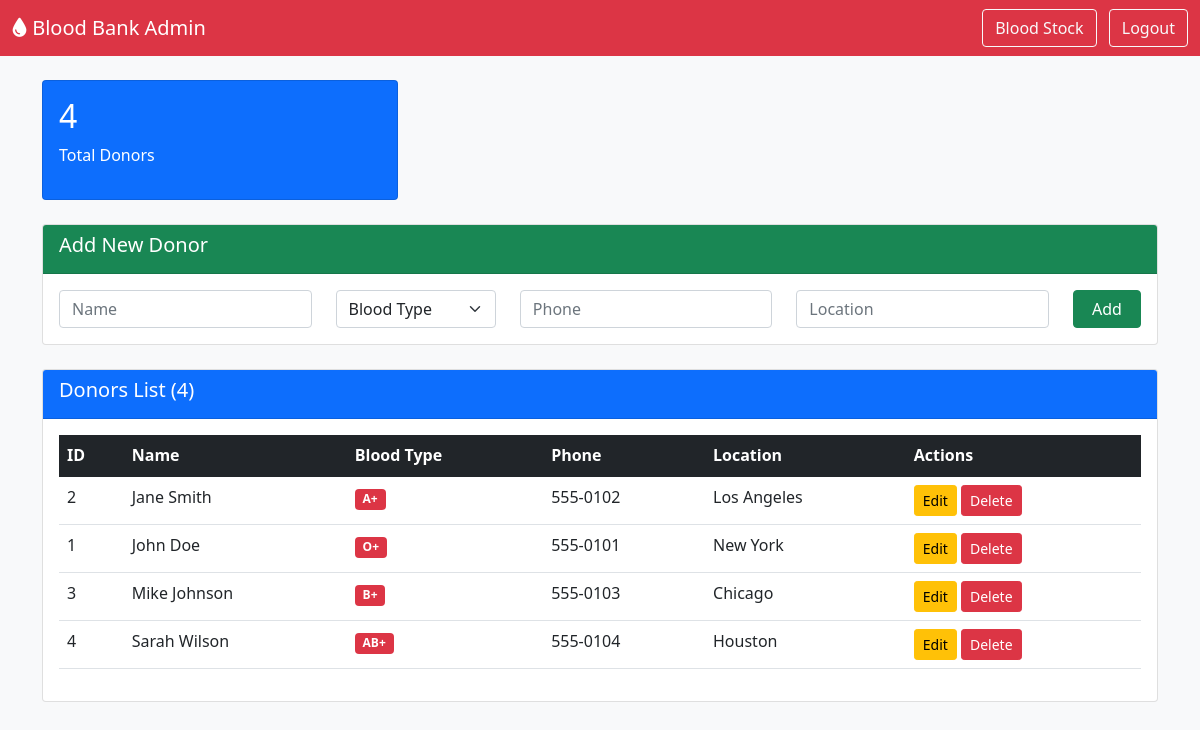
The page /admin_dashboard.php (signed in) on the database its author committed.
### tables this page shows
CREATE TABLE IF NOT EXISTS donors (
    id INT AUTO_INCREMENT PRIMARY KEY,
    name VARCHAR(100) NOT NULL,
    blood_type VARCHAR(5) NOT NULL,
    phone VARCHAR(20) NOT NULL,
    location VARCHAR(100) NOT NULL,
    status VARCHAR(20) DEFAULT 'available',
    created_at TIMESTAMP DEFAULT CURRENT_TIMESTAMP
);

### admin_dashboard.php (the view, shortened to what this page needs)
<?php
include 'config.php';
$donors = $conn->query("SELECT * FROM donors ORDER BY name")->fetch_all(MYSQLI_ASSOC);
$total_donors = count($donors);
?>
<!DOCTYPE html>
<html>
<head>
    <link href="https://cdn.jsdelivr.net/npm/bootstrap@5.1.3/dist/css/bootstrap.min.css" rel="stylesheet">
    <link href="https://cdnjs.cloudflare.com/ajax/libs/font-awesome/6.0.0/css/all.min.css" rel="stylesheet">
</head>
<body class="bg-light">
    <nav class="navbar navbar-dark bg-danger">
        <div class="container-fluid">
            <span class="navbar-brand"><i class="fas fa-tint"></i> Blood Bank Admin</span>
            <div>
                <a href="blood_stock.php" class="btn btn-outline-light me-2">Blood Stock</a>
                <a href="logout.php" class="btn btn-outline-light">Logout</a>
            </div>
        </div>
    </nav>
    <div class="container mt-4">
        <div class="row mb-4">
            <div class="col-md-4">
                <div class="card bg-primary text-white">
                    <div class="card-body">
                        <h2><?= $total_donors ?></h2>
                        <p>Total Donors</p>
                    </div>
                </div>
            </div>
        </div>
        <div class="card mb-4">
            <div class="card-header bg-success text-white">
                <h5>Add New Donor</h5>
            </div>
            <div class="card-body">
                <form method="POST">
                    <div class="row">
                        <div class="col-md-3">
                            <input type="text" class="form-control" name="name" placeholder="Name" required>
                        </div>
                        <div class="col-md-2">
                            <select class="form-select" name="blood_type" required>
                                <option value="">Blood Type</option>
                            </select>
                        </div>
                        <div class="col-md-3">
                            <input type="text" class="form-control" name="phone" placeholder="Phone" required>
                        </div>
                        <div class="col-md-3">
                            <input type="text" class="form-control" name="location" placeholder="Location" required>
                        </div>
                        <div class="col-md-1">
                            <button class="btn btn-success w-100" name="create">Add</button>
                        </div>
                    </div>
                </form>
            </div>
        </div>
        <div class="card">
            <div class="card-header bg-primary text-white">
                <h5>Donors List (<?= $total_donors ?>)</h5>
            </div>
            <div class="card-body">
                <table class="table table-hover">
                    <thead class="table-dark">
                        <tr>
                            <th>ID</th>
                            <th>Name</th>
                            <th>Blood Type</th>
                            <th>Phone</th>
                            <th>Location</th>
                            <th>Actions</th>
                        </tr>
                    </thead>
                    <tbody>
                        <?php foreach($donors as $donor): ?>
                        <tr>
                            <td><?= $donor['id'] ?></td>
                            <td><?= $donor['name'] ?></td>
                            <td><span class="badge bg-danger"><?= $donor['blood_type'] ?></span></td>
                            <td><?= $donor['phone'] ?></td>
                            <td><?= $donor['location'] ?></td>
                            <td>
                                <button class="btn btn-sm btn-warning" data-bs-toggle="modal" data-bs-target="#edit<?= $donor['id'] ?>">Edit</button>
                                <a href="?delete=<?= $donor['id'] ?>" class="btn btn-sm btn-danger" onclick="return confirm('Delete?')">Delete</a>
                            </td>
                        </tr>
                        <?php endforeach; ?>
                    </tbody>
                </table>
            </div>
        </div>
    </div>
</body>
</html>

### rows shown on the page
donors: id "2", name "Jane Smith", blood_type "A+", phone "555-0102", location "Los Angeles"
donors: id "1", name "John Doe", blood_type "O+", phone "555-0101", location "New York"
donors: id "3", name "Mike Johnson", blood_type "B+", phone "555-0103", location "Chicago"
donors: id "4", name "Sarah Wilson", blood_type "AB+", phone "555-0104", location "Houston"

### other values the page prints
$total_donors "4"
